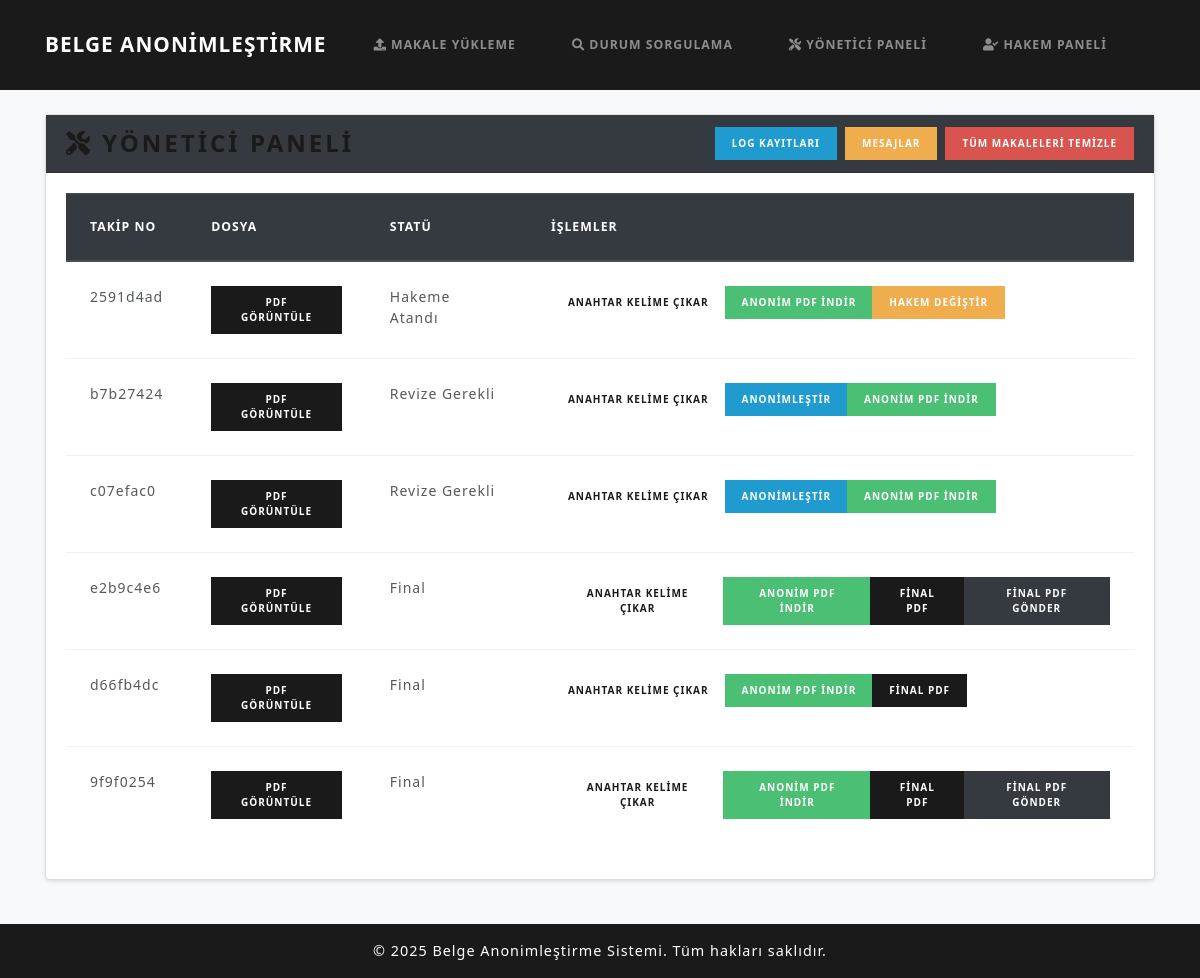
Before: /makalesistemi/yonetici/ with the older database file.
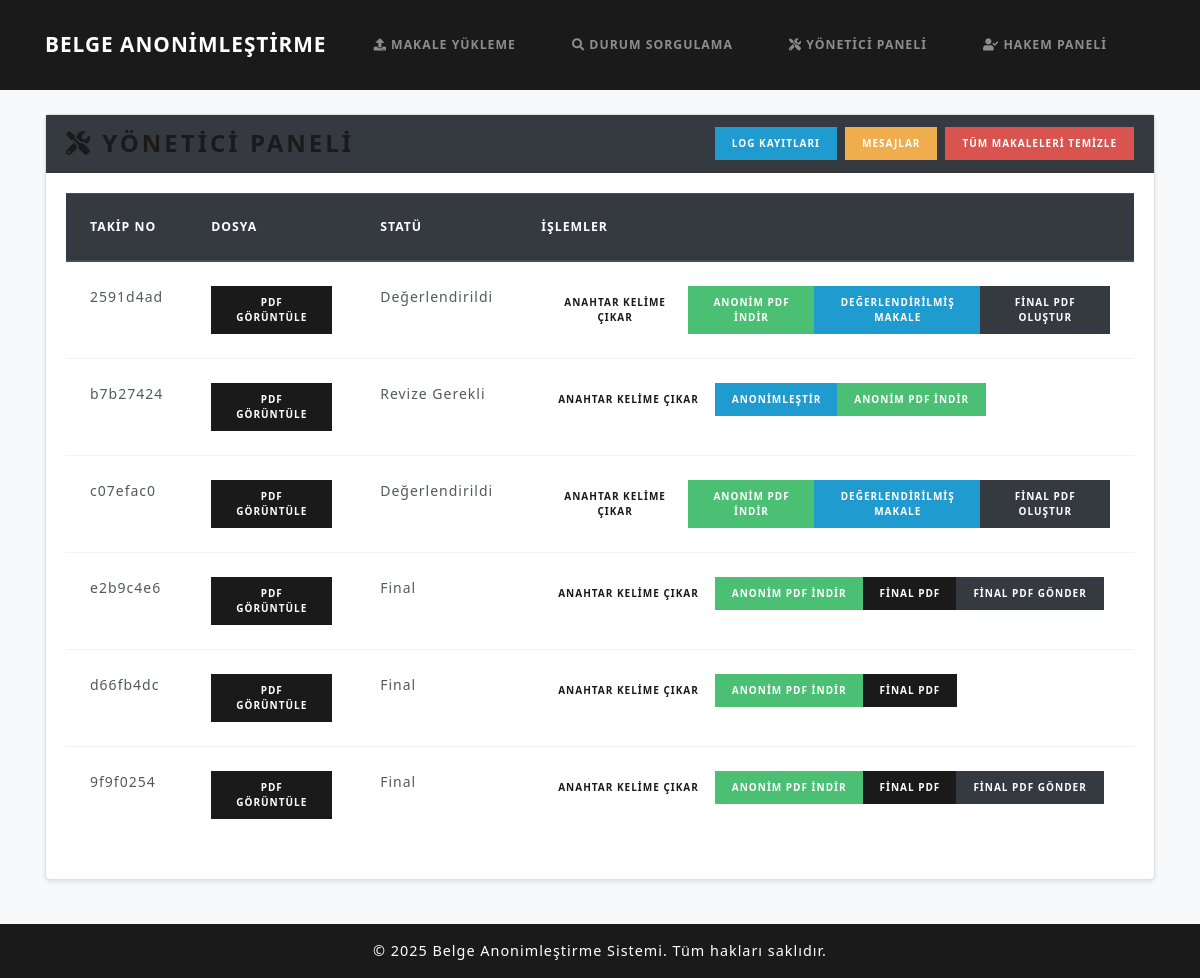
After: the same page with the newer database file.
### papers/models.py (models this page shows, shortened)
class Submission(models.Model):
    tracking_number = models.CharField(max_length=50, unique=True)
    email_hash = models.CharField(max_length=64)
    encrypted_filename = models.TextField(null=True, blank=True)
    original_pdf = models.FileField(upload_to='uploads/')
    revised_pdf = models.FileField(upload_to='uploads/', null=True, blank=True)
    anonymized_pdf = models.FileField(upload_to='anonymized/', null=True, blank=True)
    final_pdf = models.FileField(upload_to='final/', null=True, blank=True)
    final_sent = models.BooleanField(default=False)  # Final PDF gönderildi mi?
    extracted_keywords = models.TextField(blank=True, null=True)
    subtopics = models.ManyToManyField(Subtopic, blank=True, related_name='submissions')
    status = models.CharField(max_length=50, choices=STATUS_CHOICES, default='Gönderildi')
    review = models.TextField(null=True, blank=True)
    reviewer = models.ForeignKey(Reviewer, null=True, blank=True, on_delete=models.SET_NULL)
    timestamp = models.DateTimeField(default=timezone.now)
    reviewed_pdf = models.FileField(upload_to='reviewed/', null=True, blank=True)  # Yeni alan
    anonymized_data = models.TextField(null=True, blank=True)
    restored = models.BooleanField(default=False)

### papers/views.py (the view)
# urls.py: path('makalesistemi/yonetici/', views.editor_dashboard, name='editor_dashboard'),
def editor_dashboard(request):
    subs = Submission.objects.all().order_by('-timestamp')
    return render(request, 'admin_panel.html', {'submissions': subs})

### templates/admin_panel.html (shortened to what this page needs)
{% extends 'base.html' %}
{% block content %}
<div class="card">
  <div class="card-header bg-dark text-white">
    <div class="d-flex justify-content-between align-items-center">
      <h3 class="mb-0"><i class="fas fa-tools"></i> Yönetici Paneli</h3>
      <div class="d-flex flex-nowrap" style="gap: 0.5rem; overflow-x: auto;">
        <a href="{% url 'editor_logs' %}" class="btn btn-info btn-sm">Log Kayıtları</a>
        <a href="{% url 'editor_messages' %}" class="btn btn-warning btn-sm">Mesajlar</a>
        <a href="{% url 'clear_all_submissions' %}" class="btn btn-danger btn-sm">Tüm Makaleleri Temizle</a>
      </div>
    </div>
  </div>
  <div class="card-body">
    <div class="table-responsive">
      <table class="table table-hover">
        <thead class="thead-dark">
          <tr>
            <th>Takip No</th>
            <th>Dosya</th>
            <th>Statü</th>
            <th>İşlemler</th>
          </tr>
        </thead>
        <tbody>
          {% for sub in submissions %}
            <tr>
              <td>{{ sub.tracking_number }}</td>
              <td>
                <a href="{% url 'view_pdf' sub.tracking_number %}" class="btn btn-primary btn-sm">
                  PDF Görüntüle
                </a>
              </td>
              <td>{{ sub.status }}</td>
              <td>
                <div class="btn-group" role="group">
                  <a href="{% url 'extract_keywords_view' sub.tracking_number %}"
                     class="btn btn-secondary btn-sm">
                    Anahtar Kelime Çıkar
                  </a>
                  {% if sub.status == "Gönderildi" or sub.status == "Revize" or sub.status == "Revize Gerekli" %}
                    <a href="{% url 'anonymize_view' sub.tracking_number %}" class="btn btn-info btn-sm">
                      Anonimleştir
                    </a>
                  {% endif %}
                  {% if sub.anonymized_pdf %}
                    <a href="{% url 'download_anonymized_pdf' sub.tracking_number %}"
                       class="btn btn-success btn-sm">
                      Anonim PDF İndir
                    </a>
                  {% endif %}
                  {% if sub.status == "Hakeme Atandı" and sub.reviewer %}
                    <a href="{% url 'reassign_reviewer' sub.tracking_number %}"
                        class="btn btn-warning btn-sm">
                      Hakem Değiştir
                    </a>
                  {% endif %}
                  {% if sub.status == "Değerlendirildi" and sub.reviewed_pdf %}
                    <a href="{% url 'view_reviewed_pdf' sub.tracking_number %}"
                       class="btn btn-info btn-sm">
                      Değerlendirilmiş Makale
                    </a>
                  {% endif %}
                  <!-- {% if sub.status == "Değerlendirildi" %}
                    <a href="{% url 'request_revision' sub.tracking_number %}"
                       class="btn btn-info btn-sm">
                      Revize Gerekli
                    </a> -->
                    <a href="{% url 'finalize_view' sub.tracking_number %}"
                       class="btn btn-dark btn-sm">
                      Final PDF Oluştur
                    </a>
                  {% endif %}
                  {% if sub.status == "Final" and sub.final_pdf %}
                    <a href="{% url 'view_final_pdf' sub.tracking_number %}"
                       class="btn btn-primary btn-sm">
                      Final PDF
                    </a>
                  {% endif %}
                  {% if sub.status == "Final" and sub.final_pdf and not sub.final_sent %}
                    <a href="{% url 'send_final_pdf' sub.tracking_number %}"
                       class="btn btn-dark btn-sm">
                      Final PDF Gönder
                    </a>
                  {% endif %}
                </div>
              </td>
            </tr>
          {% empty %}
            <tr>
              <td colspan="4">Makale yok.</td>
            </tr>
          {% endfor %}
        </tbody>
      </table>
    </div>
  </div>
</div>
{% endblock %}

Changed rows visible on the page:
changed Submission "2591d4ad": status "Hakeme Atandı" → "Değerlendirildi"; status "HAKEM DEĞIŞTIR" → "DEĞERLENDIRILMIŞ MAKALE FINAL PDF OLUŞTUR"
changed Submission "c07efac0": status "Revize Gerekli" → "Değerlendirildi"; status "ANONIMLEŞTIR" → "DEĞERLENDIRILMIŞ MAKALE FINAL PDF OLUŞTUR"
